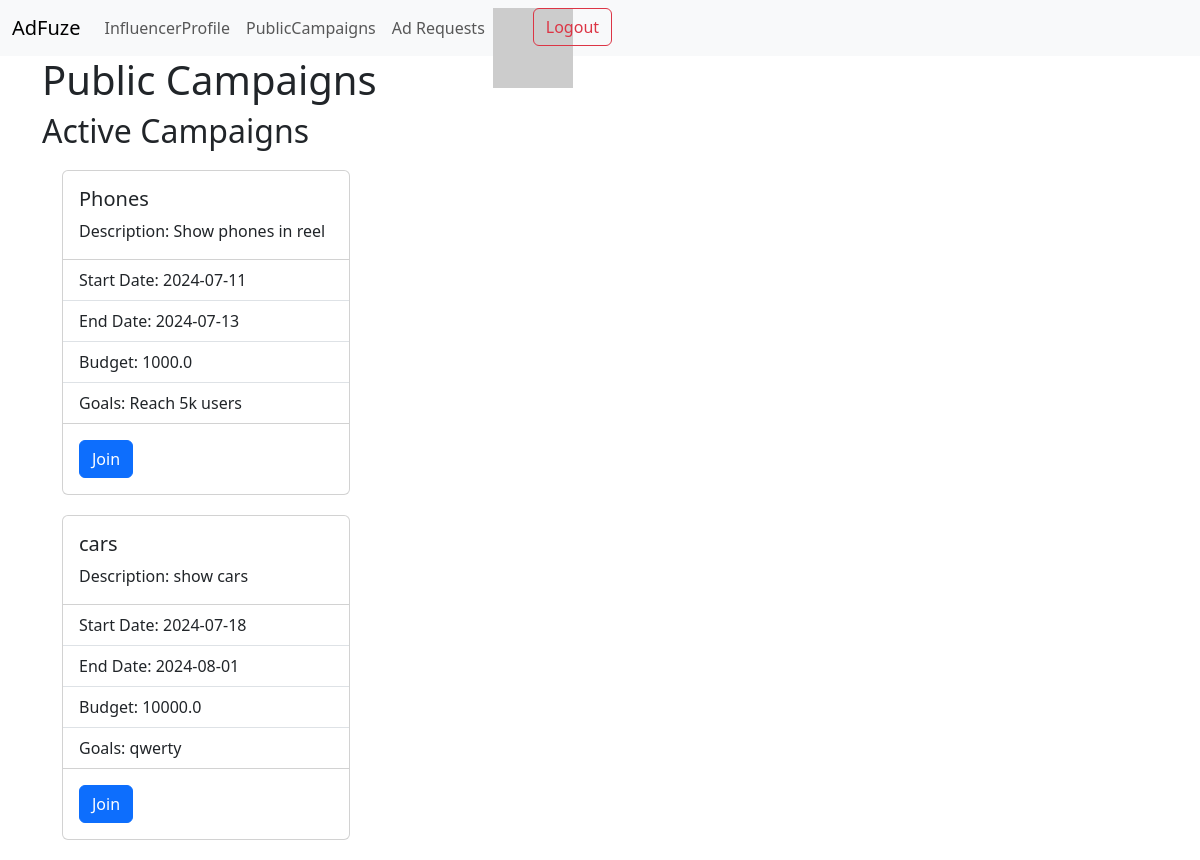
The app's page /publiccampaign (signed in) with its own data.
### models.py (models this page shows)
class Campaign(db.Model):
    campaign_id = db.Column(db.Integer, primary_key=True)
    sponsor_id = db.Column(db.Integer,db.ForeignKey('sponsor.sponsor_id'), nullable=False)
    name= db.Column(db.String(80), unique=True, nullable=False)
    description = db.Column(db.Text, nullable=False)
    start_date = db.Column(db.Date, nullable=False)
    end_date = db.Column(db.Date, nullable=False)
    budget = db.Column(db.Float, nullable=False)
    visibility = db.Column(db.String(10), nullable=False)
    goals = db.Column(db.Text, nullable=False)
    flag=db.Column(db.Boolean, nullable=False, default=False)
    sponsor=db.relationship('Sponsor',backref='campaign', lazy=True)
    ad_requests = db.relationship('AdRequest', backref='campaign', lazy=True)

### routes.py (the view)
@app.route('/publiccampaign')
@auth_required
def publiccampaign():
    user_id = session.get('user_id')
    campaigns=Campaign.query.filter_by(flag=False, visibility='public').all()
    user = None
    user2 = "influencer"
    if user_id:
        user = User.query.get(user_id)
    return render_template('influencerfunction/publiccampaign.html', user=user, user2=user2, campaigns=campaigns)

### routes.py (called while the page is built)
def auth_required(func):
    @wraps(func)
    def wrapper(*args, **kwargs):
        if 'user_id' in session:
            return func(*args, **kwargs)
        else:
            flash('Please login to continue')
            return redirect(url_for('login'))
    return wrapper

### templates/influencerfunction/publiccampaign.html (shortened to what this page needs)
{% extends 'layout.html' %}
{% block content %}
<div class="container">
    <h1>Public Campaigns</h1>
    <h2 class="">Active Campaigns</h2>
    {% for campaign in campaigns %}
            <div class="card" style="width: 18rem;margin:20px">
                <div class="card-body">
                <h5 class="card-title">{{campaign.name}}</h5>
                <p class="card-text">Description: {{campaign.description}}</p>
                </div>
                <ul class="list-group list-group-flush">
                <li class="list-group-item">Start Date: {{campaign.start_date}}</li>
                <li class="list-group-item">End Date: {{campaign.end_date}}</li>
                <li class="list-group-item">Budget: {{campaign.budget}}</li>
                <li class="list-group-item">Goals: {{campaign.goals}}</li>
                </ul>
                <div class="card-body">
                    <a href="" class="btn btn-primary ">Join</a>
                </div>
            </div>
    {% endfor %}
</div>
{% endblock %}

### records on screen
Campaign: name "Phones", description "Show phones in reel", start_date "2024-07-11", end_date "2024-07-13", budget "1000.0", goals "Reach 5k users"
Campaign: name "cars", description "show cars", start_date "2024-07-18", end_date "2024-08-01", budget "10000.0", goals "qwerty"
